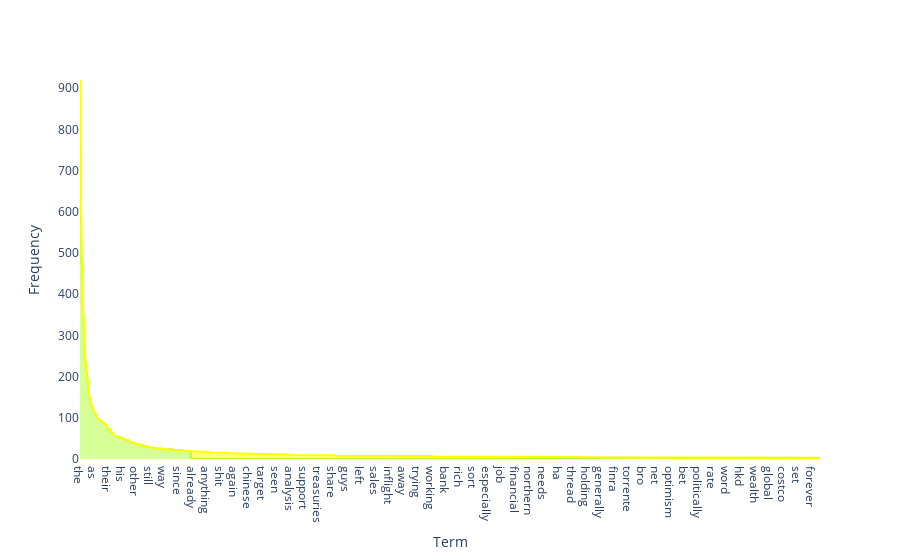

Here is the notebook cell this chart was saved with:
### Markdown cell above
### **Exercise 14** 
Additionally, you can attempt to sort the terms on the `x-axis` by frequency instead of in alphabetical order. This way the visualization is more meaninfgul and you will be able to observe the so called [long tail](https://en.wikipedia.org/wiki/Long_tail) (get familiar with this term since it will appear a lot in data mining and other statistics courses). see picture below

![alt txt](https://upload.wikimedia.org/wikipedia/commons/thumb/8/8a/Long_tail.svg/1000px-Long_tail.svg.png)

### Code cell
terms = count_vect.get_feature_names_out()
freqs = term_frequencies

# Combine into DataFrame
df_terms = pd.DataFrame({
    "Term": terms,
    "Frequency": freqs
})

sorted_list = df_terms.sort_values("Frequency", ascending=False) # Sort by frequency (descending)
chart_plot = sorted_list.head(1000).reset_index(drop=True)
# Create a group column: first 25% = blue, last 75% = yellow
borderr = int(len(chart_plot) * 0.15)
chart_plot["ColorGroup"] = np.where(chart_plot.index < borderr, "First 25%", "Last 75%")

# Interactive bar chart
chart = px.area(
    chart_plot,
    x="Term",
    y="Frequency",
    color="ColorGroup",  # use the new group column
    color_discrete_map={"First 25%": "greenyellow", "Last 75%": "yellow"},
)

chart.update_layout(
    xaxis=dict(
        #showticklabels=False,
        showgrid=False
        #title=None
    ),
    yaxis=dict(
        #showticklabels=False,
        showgrid=False
        #title=None
    ),
    plot_bgcolor='rgba(0,0,0,0)',  # remove plot background color
    paper_bgcolor='rgba(0,0,0,0)', # remove outer background color
    showlegend=False,        # remove legend 
)

### Figure 1 — Plotly figure (JSON) as saved in the notebook; plotly's stock layout.template omitted (floating-point values rounded to 4 significant figures; data arrays with more than 128 entries replaced by an {"elided": "..."} marker saying what was removed)
{"data": [{"fillpattern": {"shape": ""}, "hovertemplate": "ColorGroup=First 25%<br>Term=%{x}<br>Frequency=%{y}<extra></extra>", "legendgroup": "First 25%", "line": {"color": "greenyellow"}, "marker": {"symbol": "circle"}, "mode": "lines", "name": "First 25%", "orientation": "v", "showlegend": true, "stackgroup": "1", "type": "scatter", "x": {"elided": "150 str values"}, "xaxis": "x", "y": {"elided": "150 int values"}, "yaxis": "y"}, {"fillpattern": {"shape": ""}, "hovertemplate": "ColorGroup=Last 75%<br>Term=%{x}<br>Frequency=%{y}<extra></extra>", "legendgroup": "Last 75%", "line": {"color": "yellow"}, "marker": {"symbol": "circle"}, "mode": "lines", "name": "Last 75%", "orientation": "v", "showlegend": true, "stackgroup": "1", "type": "scatter", "x": {"elided": "850 str values"}, "xaxis": "x", "y": {"elided": "850 int values"}, "yaxis": "y"}], "layout": {"legend": {"title": {"text": "ColorGroup"}, "tracegroupgap": 0}, "margin": {"t": 60}, "paper_bgcolor": "rgba(0,0,0,0)", "plot_bgcolor": "rgba(0,0,0,0)", "showlegend": false, "xaxis": {"anchor": "y", "domain": [0, 1], "showgrid": false, "title": {"text": "Term"}}, "yaxis": {"anchor": "x", "domain": [0, 1], "showgrid": false, "title": {"text": "Frequency"}}}}
